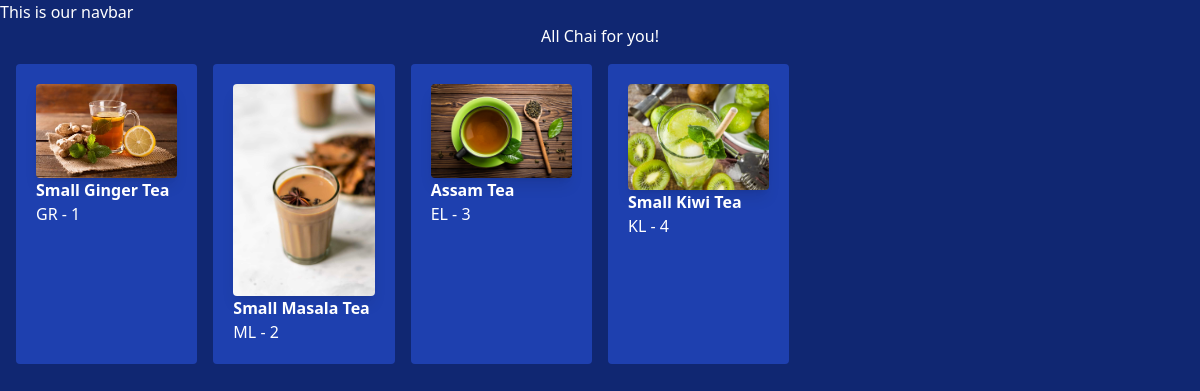
The app's page /chai/ with its own data.
### chai/models.py (models this page shows, shortened)
class ChaiVariety(models.Model):
    CHAI_TYPE_CHOICE = [
        ('ML', 'MASALA'),
        ('GR', 'GINGER'),
        ('KL', 'KIWI'),
        ('PL', 'PLAIN'),
        ('EL', 'ELAICHI'),
    ]
    name = models.CharField(max_length=100)
    image = models.ImageField(upload_to='chais/')
    date_added = models.DateTimeField(default=timezone.now)
    type = models.CharField(max_length=2, choices=CHAI_TYPE_CHOICE)
    description = models.TextField(default="")
    price = models.FloatField(default=100.0)

### chai/views.py (the view)
# urls.py: path('', views.all_chai, name='all_chai'),
def all_chai(request):
    chais = ChaiVariety.objects.all()
    return render(request, 'chai/all_chai.html', {'chais':chais})

### chai/templates/chai/all_chai.html (shortened to what this page needs)
{% extends "layout.html" %}
{% block content %}
<h1>All Chai for you!</h1>
<div class="grid gap-4 m-4 grid-cols-1
        sm:grid-cols-2
        md:grid-cols-4
        lg:grid-cols-6
        xl:grid-cols-8">
    {% for chai in chais  %}
    <div class="bg-blue-800 p-5 rounded" >
        <img class="rounded shadow-lg" src="{{chai.image.url}}" alt="">
        <h3 class="font-bold">{{chai.name}}</h3>
        <a href="{% url 'chai_detail' chai.id%}">
            <button type="button">{{chai.type}} - {{chai.id}}</button>
        </a>
    </div>
{% endfor %}
</div>
{% endblock %}

### static/style.css (style rules this page uses)
body { background-color:#102772; color: #ffffff }
h1 { text-align: center; font-size: 2em; }

### records on screen
ChaiVariety: image (picture), name "Small Ginger Tea", type "GR", id "1"
ChaiVariety: image (picture), name "Small Masala Tea", type "ML", id "2"
ChaiVariety: image (picture), name "Assam Tea", type "EL", id "3"
ChaiVariety: image (picture), name "Small Kiwi Tea", type "KL", id "4"
